Frame 1 (no input): blank canvas, image omitted
Frame 60 (the mouse pressed at the canvas centre just before this capture): blank canvas, image omitted
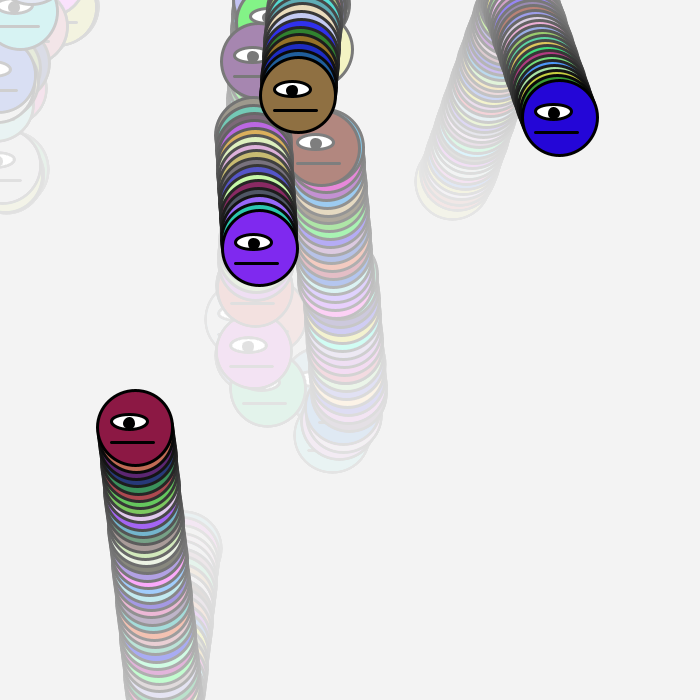
Frame 120 (the mouse held since frame 60 and released just before this capture)

The Processing sketch whose frames 1 and 60 were blank and that drew this single picture after the mouse press (run headless with seeded random() and noise(); from frame 60 on, the mouse is pressed at the canvas centre):

// Processing sketch: processing_106450
// ── processing_106450.pde

int numBalls;
PinBall[] balls;
PinBall pinball;

boolean dragged;

float mouseXstart, mouseYstart, mouseXend, mouseYend;
float calc;

PVector force;

void setup(){
  size(700, 700);
  smooth();
  background(0);
  
  numBalls = 5;
  balls = new PinBall[numBalls];
  pinball = new PinBall(-1);
  
  for (int i = 0; i <numBalls; i++){
    balls[i] = new PinBall(i);
  }
}

void draw(){
  noStroke();
  fill(255,10);
  rect(0,0, width, height);
  
  if (mousePressed){
    pinball.giveBirth();
  }
  for (int i=0; i<numBalls; i++){
    if (mousePressed){
       balls[i].giveBirth();
    }
    balls[i].display();
    balls[i].update();
    balls[i].checkEdges();
    balls[i].addForce(calc, calc);
    detectCollision();
  }
  pinball.display();
  pinball.update();
  pinball.checkEdges();
  pinball.addForce(calc, calc);
  detectCollision();
 }
  
/*
void mouseClicked(){
  //pinball.giveBirth();
  for (int i=0; i<numBalls; i++){
    balls[i].giveBirth();
    balls[i].update();
    balls[i].checkEdges();
    balls[i].display();
  }  
}
*/

void mousePressed(){
  dragged = true;
  mouseXstart = mouseX;
  mouseYstart = mouseY;
  //force.x = dist(mouseX, mouseY);
}



void mouseReleased(){
  dragged = true;
  mouseXend = mouseX;
  mouseYend = mouseY;
  calc = abs(dist(mouseXstart, mouseYstart, mouseXend, mouseYend));
  //calc *= -1;
}

// insane! thanks for the help Anthony!!!
void detectCollision(){
    
    for (int i=0; i<numBalls; i++){
      for (int j=0; j<numBalls; j++){
        if (i!=j){
          float distance = dist(balls[i].location.x, balls[i].location.y, balls[j].location.x, balls[j].location.y);
          
          if (distance <= ((balls[i].rad*balls[i].inc)+(balls[j].rad*balls[j].inc))) {
            balls[i].location.y -=balls[i].ySpeed*2.0;
            
            balls[i].ySpeed*= -0.95;
            balls[j].ySpeed*= -0.95;
          } 
          if (distance <= ((balls[i].rad*balls[i].inc)+(balls[j].rad*balls[j].inc))) {
            balls[i].location.x -= balls[i].xSpeed*2.0;
            
            balls[i].xSpeed*= -0.95;
            balls[j].xSpeed*= -0.95;
          }
        }
      }
    }
  }


class PinBall {
  // object has two PVectors: location and velocity
  PVector location;
  PVector velocity;
  PVector acc;
  
  // variables for position and speed xy
  float xPos, yPos;
  float xSpeed, ySpeed;
  float inc;
  
  color fur;
  
  // variables for radius, time born, life-span, and starting index
  int rad;
  int born;
  int lifeSpan;
  int index;
  
  boolean alive;

// constructor for pin ball monster
  PinBall(int tempIndex) {
    xPos = random(rad, width-rad);
    yPos = random(rad, height-rad);
    xSpeed = random(-2, 2);
    ySpeed = random(-10, 10);
    
    location = new PVector(xPos, yPos);
    velocity = new PVector(xSpeed, ySpeed);
    acc = new PVector(random(-5,5), random(-10,10));
    
    rad = 0;
    fur = color(255);
    born = 0;
    lifeSpan = 8000;
    alive = false;
    index = tempIndex;
    
  }

  void update() {
    if (alive) {
    // Motion 101: Locations changes by velocity.
    xSpeed =random(-2, 2);
    ySpeed =random(-10, 10);
    location.add(acc);
    acc.mult(0);
    velocity.mult(0.999);
    location.add(velocity);
    
    }
}
  

  void display() {
    inc = 25;
    strokeWeight(3);
    stroke(0);
    fill(fur);
    ellipse(location.x, location.y, rad*inc, rad*inc);
    fill(255);
    ellipse(location.x-(rad*2), location.y-(rad*2), rad*12, rad*5);
    fill(0);
    ellipse(location.x-(rad*2), location.y-(rad+rad*0.5), rad*3, rad*3);
    line(location.x-(rad*8), location.y+(rad*5), location.x+(rad*6), location.y+(rad*5)); 
  }

  void checkEdges() {

    if (location.x > width) {
      velocity.x *= -1;
    } else if (location.x < 0) {
      velocity.x *= -1;
    }
    
    if (location.y > height) {
      velocity.y *= -1;
    } else if (location.y < 0) {
      velocity.y *= -1;
    }

  }
  
  void addForce(float x, float y){
    PVector force = new PVector(x, y);
    acc.add(force);

  }

  
  
  void giveBirth() {
    alive = true;
    born = millis();
    fur = color(random(255), random(255), random(255));
    xPos = mouseX;
    yPos = mouseY;
    xSpeed = 10;
    ySpeed = 2;
    rad = 3;
  }

}
